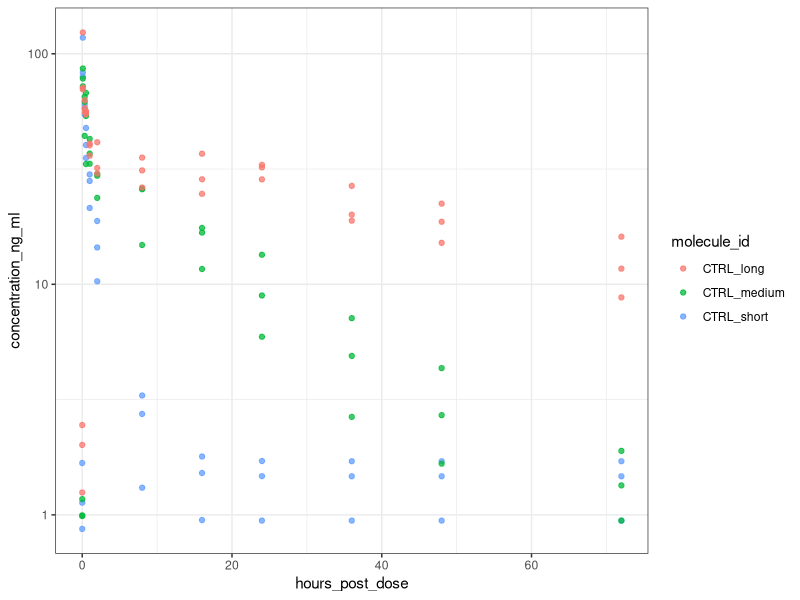
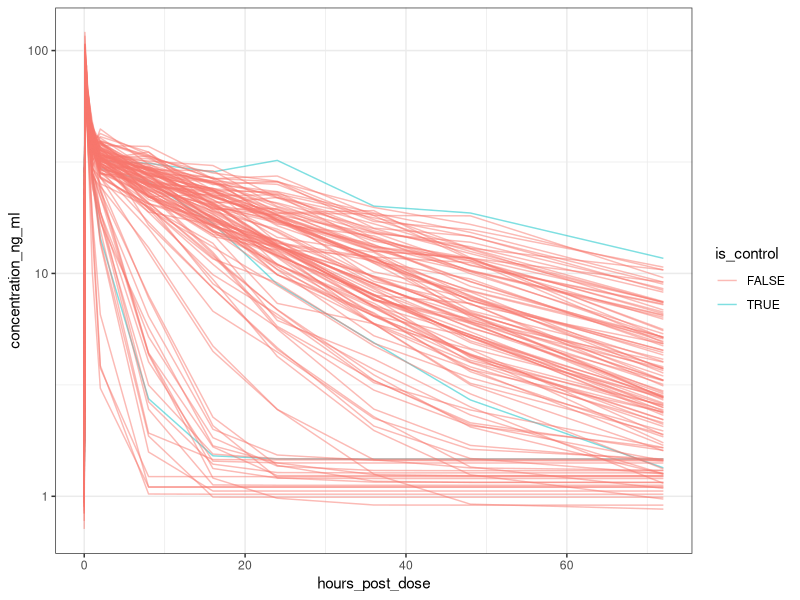
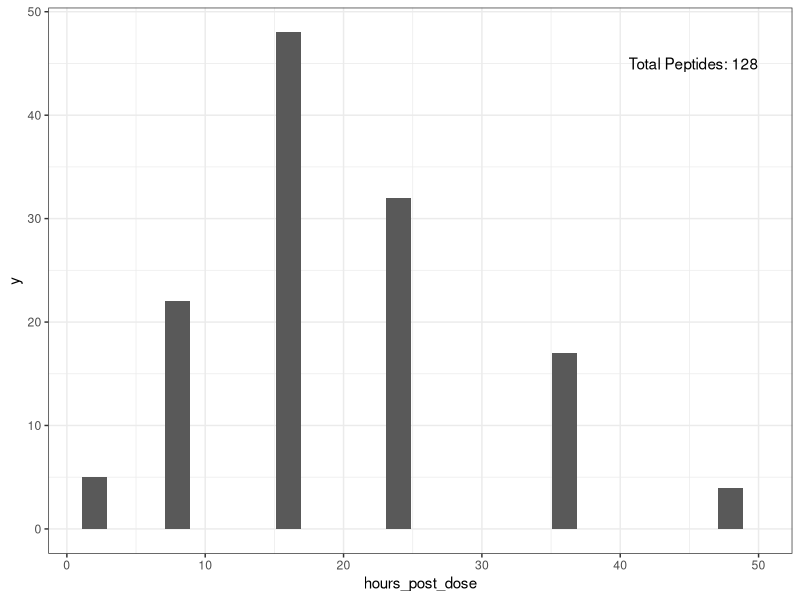

Here is the R script that generated these plots, in order:
## ---- chunk 1
library(ggplot2)
library(tidyverse)

data <- read.csv("pk_data.csv") |>
  mutate(
    is_control = is_control == "True"
  )
## ---- chunk 2
data |>
  mutate(
    hours_post_dose = if_else(
      is.na(hours_post_dose),
      0, hours_post_dose
    )
  ) |>
  filter(
    is_control
  ) |>
  ggplot() +
    geom_point(
      aes(
        x = hours_post_dose,
        y = concentration_ng_ml,
        colour = molecule_id
      ),
      alpha = .75
    ) +
    scale_y_continuous(transform = "log10") +
    theme_bw()
## ---- chunk 3
data |>
  mutate(
    hours_post_dose = if_else(
      is.na(hours_post_dose),
      0, hours_post_dose
    )
  ) |>
  group_by(molecule_id, hours_post_dose, is_control) |>
  summarise(
    concentration_ng_ml = median(concentration_ng_ml),
    .groups = "drop"
  ) |>
  ggplot() +
    geom_line(
      aes(
        x = hours_post_dose,
        y = concentration_ng_ml,
        group = molecule_id,
        color = is_control
      ),
      alpha = .5
    ) +
    scale_y_continuous(transform = "log10") +
    theme_bw()
## ---- chunk 4
threshold_point <- data |>
  filter(
    !is.na(hours_post_dose) & hours_post_dose >= 1
  ) |>
  group_by(
    molecule_id, hours_post_dose, is_control
  ) |>
  summarise(
    concentration_ng_ml = median(concentration_ng_ml),
    .groups = "drop"
  ) |>
  group_by(molecule_id) |>
  mutate(
    passed_threshold = concentration_ng_ml < .5 * first(concentration_ng_ml)
  ) |>
  ungroup() |>
  filter(passed_threshold) |>
  distinct(molecule_id, .keep_all = T)

threshold_point|>
  ggplot() +
    geom_bar(
      aes(
        x = hours_post_dose
      )
    ) +
    geom_text(
      aes(
        x = 50,
        y = 45,
        label = paste("Total Peptides:", dim(threshold_point)[1])
      ),
      hjust = 1,
      data = data.frame()
    ) +
    theme_bw()
